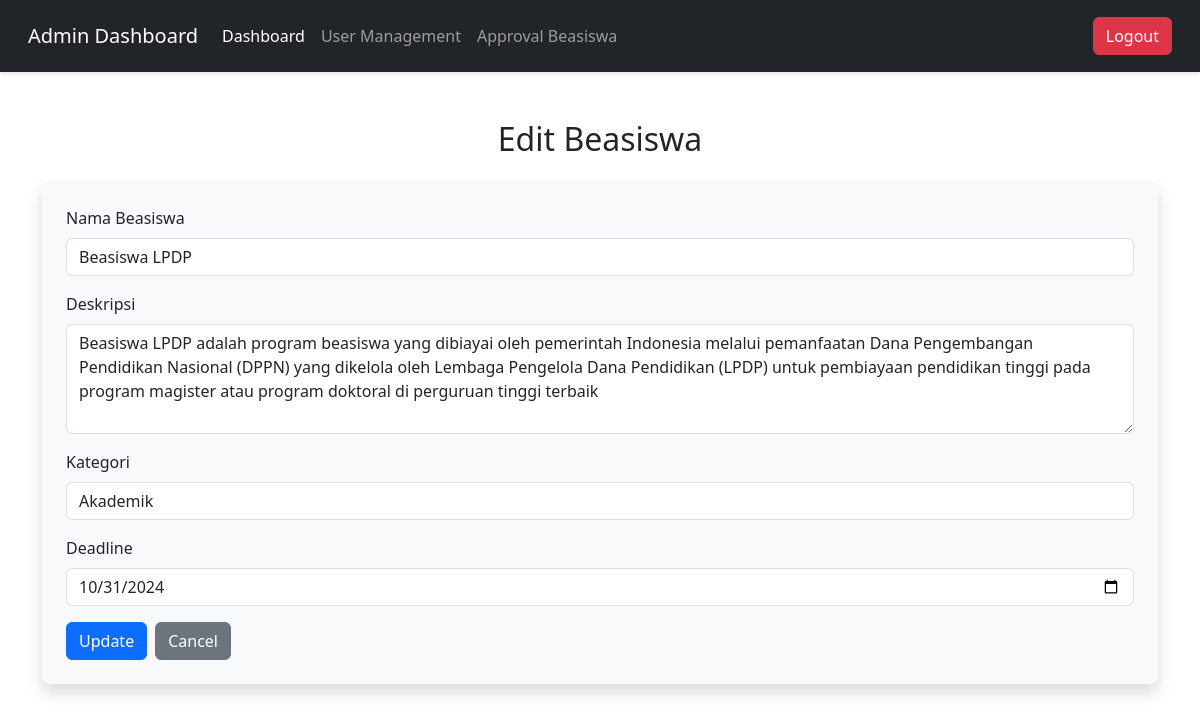
Screenshot of /Admin/edit_beasiswa.php?id=19 (signed in) with the database file from the repository.
### tables this page shows
CREATE TABLE `beasiswa` (
  `id` int(11) NOT NULL,
  `nama_beasiswa` varchar(100) NOT NULL,
  `deskripsi` text NOT NULL,
  `kategori` varchar(255) DEFAULT NULL,
  `deadline` date NOT NULL
);

### Admin/edit_beasiswa.php (the view, shortened to what this page needs)
<?php
include '../config.php';
$id = $_GET['id'];
$query = "SELECT * FROM beasiswa WHERE id='$id'";
$result = mysqli_query($conn, $query);
$beasiswa = mysqli_fetch_assoc($result);
?>
<!DOCTYPE html>
<html lang="en">
<head>
    <link href="https://cdn.jsdelivr.net/npm/bootstrap@5.3.0/dist/css/bootstrap.min.css" rel="stylesheet">
</head>
<body>
<?php include 'navbar.php'; ?>
    <div class="container mt-5">
        <h2 class="text-center mb-4">Edit Beasiswa</h2>
        <form method="POST" class="shadow p-4 rounded bg-light">
            <div class="mb-3">
                <label for="nama_beasiswa" class="form-label">Nama Beasiswa</label>
                <input type="text" class="form-control" id="nama_beasiswa" name="nama_beasiswa" value="<?= $beasiswa['nama_beasiswa']; ?>" required>
            </div>
            <div class="mb-3">
                <label for="deskripsi" class="form-label">Deskripsi</label>
                <textarea class="form-control" id="deskripsi" name="deskripsi" rows="4" required><?= $beasiswa['deskripsi']; ?></textarea>
            </div>
            <div class="mb-3">
                <label for="kategori" class="form-label">Kategori</label>
                <input type="text" class="form-control" id="kategori" name="kategori" value="<?= $beasiswa['kategori']; ?>" required>
            </div>
            <div class="mb-3">
                <label for="deadline" class="form-label">Deadline</label>
                <input type="date" class="form-control" id="deadline" name="deadline" value="<?= $beasiswa['deadline']; ?>" required>
            </div>
            <div class="d-flex justify-content-start gap-2">
            <button type="submit" name="submit" class="btn btn-primary">Update</button>
            <a href="admin_dashboard.php" class="btn btn-secondary">Cancel</a>
        </div>
        </form>
    </div>
</body>
</html>

### rows the page displays
beasiswa: nama_beasiswa "Beasiswa LPDP", deskripsi "Beasiswa LPDP adalah program beasiswa yang dibiayai oleh pemerintah Indonesia melalui pemanfaatan Dana Pengembangan Pendidikan Nasional (DPPN) yang dikelola oleh Lembaga Pengelola Dana Pendidikan (LPDP) untuk pembiayaan pendidikan tinggi pada program magister atau program doktoral di perguruan tinggi terbaik", kategori "Akademik", deadline "10/31/2024"
